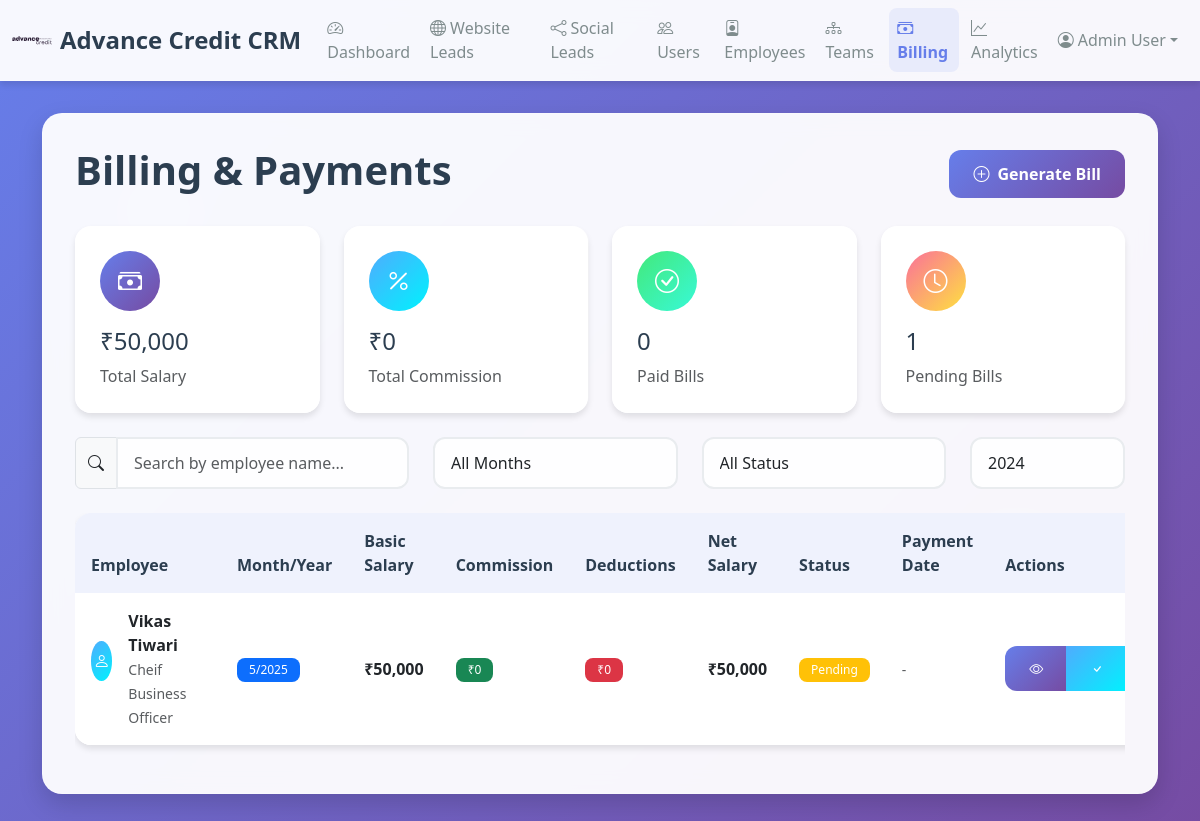
The app's page /crm/billing (signed in) with its own data.
### src/shared/crm_models.py (models this page shows)
class User(CRMBase):
    __tablename__ = "users"
    user_id = Column(Integer, primary_key=True, index=True)
    name = Column(String(128), nullable=False)
    email = Column(String(128), unique=True, nullable=False)
    phone = Column(String(32), unique=True, nullable=False)
    password_hash = Column(String(128), nullable=False)
    role = Column(String(32), default="employee")
    is_active = Column(Boolean, default=True)
    created_at = Column(DateTime, server_default=func.now())
    employee = relationship("Employee", back_populates="user", uselist=False)

class Billing(CRMBase):
    __tablename__ = "billing"
    billing_id = Column(Integer, primary_key=True, index=True)
    employee_id = Column(Integer, ForeignKey("employees.employee_id"), nullable=False)
    month = Column(Integer, nullable=False)
    year = Column(Integer, nullable=False)
    basic_salary = Column(Float, default=0.0)
    commission_earned = Column(Float, default=0.0)
    deductions = Column(Float, default=0.0)
    net_salary = Column(Float, default=0.0)
    payment_status = Column(String(32), default="pending")  # 'pending', 'paid', 'overdue'
    payment_date = Column(DateTime, nullable=True)
    generated_at = Column(DateTime, server_default=func.now())
    employee = relationship("Employee", back_populates="billings")

class Employee(CRMBase):
    __tablename__ = "employees"
    employee_id = Column(Integer, primary_key=True, index=True)
    user_id = Column(Integer, ForeignKey("users.user_id"), unique=True, nullable=False)
    employee_code = Column(String(64), unique=True, nullable=False)
    designation = Column(String(64))
    department = Column(String(64))
    team_id = Column(Integer, ForeignKey("teams.team_id"), nullable=True)
    salary = Column(Float, default=0.0)
    commission_rate = Column(Float, default=0.0)
    is_active = Column(Boolean, default=True)
    joining_date = Column(Date, server_default=func.current_date())
    created_at = Column(DateTime, server_default=func.now())
    updated_at = Column(DateTime, onupdate=func.now())
    user = relationship("User", back_populates="employee")
    team = relationship("Team", foreign_keys=[team_id], back_populates="members")
    managed_teams = relationship("Team", foreign_keys="Team.manager_id", back_populates="manager")
    assigned_leads = relationship("LeadAssignment", back_populates="employee")
    billings = relationship("Billing", back_populates="employee")
    commissions = relationship("Commission", back_populates="employee")

### src/crm/routes.py (the view)
@router.get("/billing", response_class=HTMLResponse)
def billing_list(request: Request, db: Session = Depends(get_db)):
    user_id = request.session.get("user_id")
    if not user_id:
        return RedirectResponse("/crm/unauthorized", status_code=status.HTTP_302_FOUND)
    user = db.query(User).filter(User.user_id == user_id).first()
    if not user or user.role != "admin":
        return RedirectResponse("/crm/unauthorized", status_code=status.HTTP_302_FOUND)
    billings = db.query(Billing).join(Employee).join(User).order_by(Billing.generated_at.desc()).all()
    total_salary = sum([b.basic_salary for b in billings])
    total_commission = sum([b.commission_earned for b in billings])
    paid_bills = len([b for b in billings if b.payment_status == "paid"])
    pending_bills = len([b for b in billings if b.payment_status == "pending"])
    paid_bills_list = [b for b in billings if b.payment_status == "paid"]
    pending_bills_list = [b for b in billings if b.payment_status == "pending"]
    return templates.TemplateResponse("billing.html", {
        "request": request,
        "billings": billings,
        "total_salary": total_salary,
        "total_commission": total_commission,
        "paid_bills": paid_bills,
        "pending_bills": pending_bills,
        "paid_bills_list": paid_bills_list,
        "pending_bills_list": pending_bills_list
    })

### src/crm/templates/billing.html (shortened to what this page needs)
{% extends 'base.html' %}
{% block content %}
<div class="glass-card">
    <div class="d-flex justify-content-between align-items-center mb-4">
        <h1 class="page-title">Billing & Payments</h1>
        <a href="/crm/billing/generate" class="btn btn-primary-modern btn-modern">
            <i class="bi bi-plus-circle me-2"></i>Generate Bill
        </a>
    </div>
    <div class="row g-4 mb-4">
        <div class="col-lg-3 col-md-6">
            <div class="stats-card">
                <div class="stats-icon primary">
                    <i class="bi bi-cash-stack"></i>
                </div>
                <h3 class="h4 mb-2">₹{{ "{:,.0f}".format(total_salary|default(0)) }}</h3>
                <p class="text-muted mb-0">Total Salary</p>
            </div>
        </div>
        <div class="col-lg-3 col-md-6">
            <div class="stats-card">
                <div class="stats-icon success">
                    <i class="bi bi-percent"></i>
                </div>
                <h3 class="h4 mb-2">₹{{ "{:,.0f}".format(total_commission|default(0)) }}</h3>
                <p class="text-muted mb-0">Total Commission</p>
            </div>
        </div>
        <div class="col-lg-3 col-md-6">
            <div class="stats-card">
                <div class="stats-icon warning">
                    <i class="bi bi-check-circle"></i>
                </div>
                <h3 class="h4 mb-2">{{ paid_bills }}</h3>
                <p class="text-muted mb-0">Paid Bills</p>
            </div>
        </div>
        <div class="col-lg-3 col-md-6">
            <div class="stats-card">
                <div class="stats-icon danger">
                    <i class="bi bi-clock"></i>
                </div>
                <h3 class="h4 mb-2">{{ pending_bills }}</h3>
                <p class="text-muted mb-0">Pending Bills</p>
            </div>
        </div>
    </div>
    <div class="row mb-4">
        <div class="col-md-4">
            <div class="input-group">
                <span class="input-group-text"><i class="bi bi-search"></i></span>
                <input type="text" class="form-control form-control-modern" id="searchInput" placeholder="Search by employee name...">
            </div>
        </div>
        <div class="col-md-3">
            <select class="form-select form-control-modern" id="monthFilter">
                <option value="">All Months</option>
            </select>
        </div>
        <div class="col-md-3">
            <select class="form-select form-control-modern" id="statusFilter">
                <option value="">All Status</option>
            </select>
        </div>
        <div class="col-md-2">
            <select class="form-select form-control-modern" id="yearFilter">
                <option value="2024">2024</option>
            </select>
        </div>
    </div>
    <div class="table-responsive">
        <table class="table table-modern" id="billingTable">
            <thead>
                <tr>
                    <th>Employee</th>
                    <th>Month/Year</th>
                    <th>Basic Salary</th>
                    <th>Commission</th>
                    <th>Deductions</th>
                    <th>Net Salary</th>
                    <th>Status</th>
                    <th>Payment Date</th>
                    <th>Actions</th>
                </tr>
            </thead>
            <tbody>
                {% for billing in billings %}
                <tr>
                    <td>
                        <div class="d-flex align-items-center">
                            <div class="stats-icon success me-3" style="width: 40px; height: 40px; font-size: 1rem;">
                                <i class="bi bi-person"></i>
                            </div>
                            <div>
                                <strong>{{ billing.employee.user.name }}</strong>
                                <br>
                                <small class="text-muted">{{ billing.employee.designation }}</small>
                            </div>
                        </div>
                    </td>
                    <td>
                        <span class="badge badge-modern bg-primary">
                            {{ billing.month }}/{{ billing.year }}
                        </span>
                    </td>
                    <td>
                        <strong>₹{{ "{:,.0f}".format(billing.basic_salary) }}</strong>
                    </td>
                    <td>
                        <span class="badge badge-modern bg-success">₹{{ "{:,.0f}".format(billing.commission_earned) }}</span>
                    </td>
                    <td>
                        <span class="badge badge-modern bg-danger">₹{{ "{:,.0f}".format(billing.deductions) }}</span>
                    </td>
                    <td>
                        <strong>₹{{ "{:,.0f}".format(billing.net_salary) }}</strong>
                    </td>
                    <td>
                        {% if billing.payment_status == 'paid' %}
                        <span class="badge badge-modern bg-success">Paid</span>
                        {% elif billing.payment_status == 'pending' %}
                        <span class="badge badge-modern bg-warning">Pending</span>
                        {% else %}
                        <span class="badge badge-modern bg-danger">Overdue</span>
                        {% endif %}
                    </td>
                    <td>
                        {% if billing.payment_date %}
                        <small>{{ billing.payment_date.strftime('%d %b %Y') }}</small>
                        {% else %}
                        <small class="text-muted">-</small>
                        {% endif %}
                    </td>
                    <td>
                        <div class="btn-group" role="group">
                            <a href="/crm/billing/invoice/{{ billing.month }}/{{ billing.year }}" class="btn btn-sm btn-primary-modern btn-modern" title="View Invoice">
                                <i class="bi bi-eye"></i>
                            </a>
                            {% if billing.payment_status != 'paid' %}
                            <button class="btn btn-sm btn-success-modern btn-modern" title="Mark as Paid" onclick="markAsPaid({{ billing.billing_id }})">
                                <i class="bi bi-check"></i>
                            </button>
                            {% endif %}
                        </div>
                    </td>
                </tr>
                {% endfor %}
            </tbody>
        </table>
    </div>
</div>
{% endblock %}

### src/crm/templates/base.html (shortened to what this page needs)
<!DOCTYPE html>
<html lang="en">
<head>
    <link href="https://cdn.jsdelivr.net/npm/bootstrap@5.3.0/dist/css/bootstrap.min.css" rel="stylesheet">
    <link href="https://cdn.jsdelivr.net/npm/bootstrap-icons@1.10.0/font/bootstrap-icons.css" rel="stylesheet">
</head>
<body>
    <div class="floating-shapes">
    </div>
    <nav class="navbar navbar-expand-lg">
        <div class="container-fluid">
            <a class="navbar-brand d-flex align-items-center" href="/crm/dashboard">
                <img src="/crm/static/ac-logo-1.svg" alt="Logo" width="40" height="40" class="me-2">
                Advance Credit CRM
            </a>
            <div class="collapse navbar-collapse" id="navbarNav">
                <ul class="navbar-nav me-auto">
                    <li class="nav-item">
                        <a class="nav-link {% if request.url.path == '/crm/dashboard' %}active{% endif %}" href="/crm/dashboard">
                            <i class="bi bi-speedometer2 me-1"></i>Dashboard
                        </a>
                    </li>
                    <li class="nav-item">
                        <a class="nav-link {% if request.url.path.startswith('/crm/website-leads') %}active{% endif %}" href="/crm/website-leads">
                            <i class="bi bi-globe me-1"></i>Website Leads
                        </a>
                    </li>
                    <li class="nav-item">
                        <a class="nav-link {% if request.url.path.startswith('/crm/social-leads') %}active{% endif %}" href="/crm/social-leads">
                            <i class="bi bi-share me-1"></i>Social Leads
                        </a>
                    </li>
                    <li class="nav-item">
                        <a class="nav-link {% if request.url.path.startswith('/crm/users') %}active{% endif %}" href="/crm/users">
                            <i class="bi bi-people me-1"></i>Users
                        </a>
                    </li>
                    <li class="nav-item">
                        <a class="nav-link {% if request.url.path.startswith('/crm/employees') %}active{% endif %}" href="/crm/employees">
                            <i class="bi bi-person-badge me-1"></i>Employees
                        </a>
                    </li>
                    <li class="nav-item">
                        <a class="nav-link {% if request.url.path.startswith('/crm/teams') %}active{% endif %}" href="/crm/teams">
                            <i class="bi bi-diagram-3 me-1"></i>Teams
                        </a>
                    </li>
                    <li class="nav-item">
                        <a class="nav-link {% if request.url.path.startswith('/crm/billing') %}active{% endif %}" href="/crm/billing">
                            <i class="bi bi-cash-stack me-1"></i>Billing
                        </a>
                    </li>
                    <li class="nav-item">
                        <a class="nav-link {% if request.url.path.startswith('/crm/analytics') %}active{% endif %}" href="/crm/analytics">
                            <i class="bi bi-graph-up me-1"></i>Analytics
                        </a>
                    </li>
                </ul>
                <ul class="navbar-nav">
                    {% if request.session.get('user_id') %}
                    <li class="nav-item dropdown">
                        <a class="nav-link dropdown-toggle d-flex align-items-center" href="#" data-bs-toggle="dropdown">
                            <i class="bi bi-person-circle me-1"></i>
                            {{ request.session.get('user_name', 'Profile') }}
                        </a>
                    </li>
                    {% else %}
                    <li class="nav-item">
                        <a class="nav-link" href="/crm/login"><i class="bi bi-box-arrow-in-right me-1"></i>Login</a>
                    </li>
                    {% endif %}
                </ul>
            </div>
        </div>
    </nav>
    <div class="main-container">
        <div class="container">
            {% block content %}{% endblock %}
        </div>
    </div>
</body>
</html>

### records on screen
User: session.get "Admin User"
Billing: employee.user.name "Vikas Tiwari", employee.designation "Cheif Business Officer", month "5", year "2025", basic_salary "50,000", commission_earned "0", deductions "0", net_salary "50,000", payment_status "Pending"

### other values on screen
{{ "{:,.0f}".format(total_salary|default(0)) }} "50,000"
{{ "{:,.0f}".format(total_commission|default(0)) }} "0"
{{ paid_bills }} "0"
{{ pending_bills }} "1"
